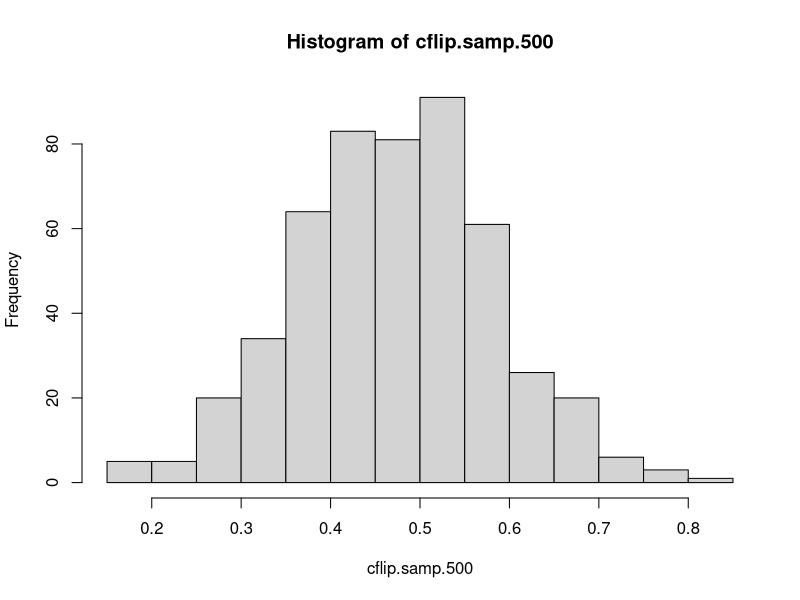
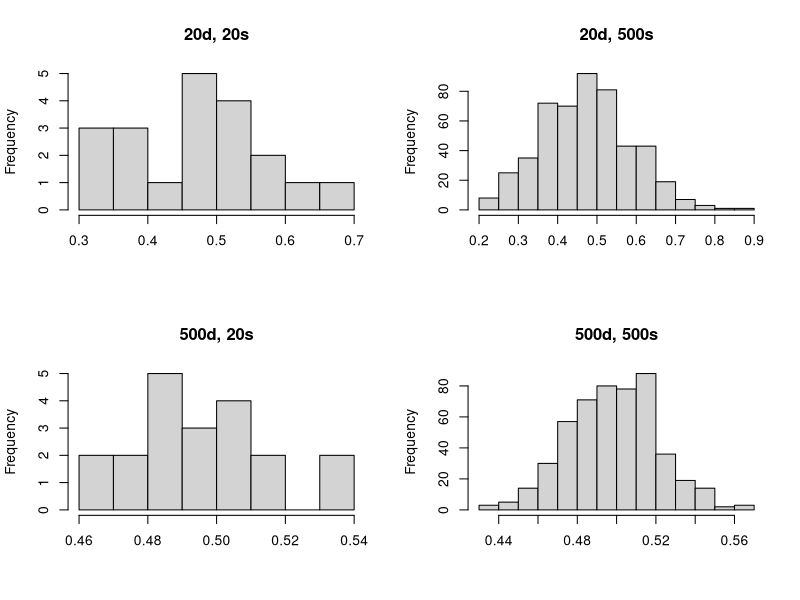

The R script that drew these images, in order:
## ---- chunk 1
#this is the lower tail (less than 19)
lower.pval <- pnorm(q=19,mean=35,sd=8,lower.tail=TRUE);lower.pval
upper.pval <- pnorm(q=40,mean=35,sd=8,lower.tail=FALSE);upper.pval
total.pval <- lower.pval + upper.pval; total.pval
## ---- chunk 2
event.A <- 0.37 + 0.20 + 0.13 + 0.03; print(event.A)
## ---- chunk 3
event.B <- 0.06 + 0.21 + 0.37; print(event.B)
## ---- chunk 4
1 - event.A
## ---- chunk 5
pnorm(210,180,25,lower.tail=FALSE)
## ---- chunk 6
pnorm(182,180,25,lower.tail=TRUE)
## ---- chunk 7
1- pnorm(160,180,25,lower.tail=TRUE) - pnorm(192,180,25,lower.tail=FALSE)
## ---- chunk 8
cflip=rbinom(20,1,.55)
## ---- chunk 9
cflipsamp=sample(cflip,20,replace=T)
## ---- chunk 10
cflip.samp.500 <- replicate(500,mean(sample(cflip,20,replace=T)))
## ---- chunk 11
hist(cflip.samp.500)
## ---- chunk 12
par(mfrow=c(2,2))
hist(replicate(20,mean(sample(cflip,20,replace=T))),main='20d, 20s',xlab='')
hist(replicate(500,mean(sample(cflip,20,replace=T))),main='20d, 500s',xlab='')
hist(replicate(20,mean(sample(cflip,500,replace=T))),main='500d, 20s',xlab='')
hist(replicate(500,mean(sample(cflip,500,replace=T))),main='500d, 500s',xlab='')
## ---- chunk 13
sessionInfo()
